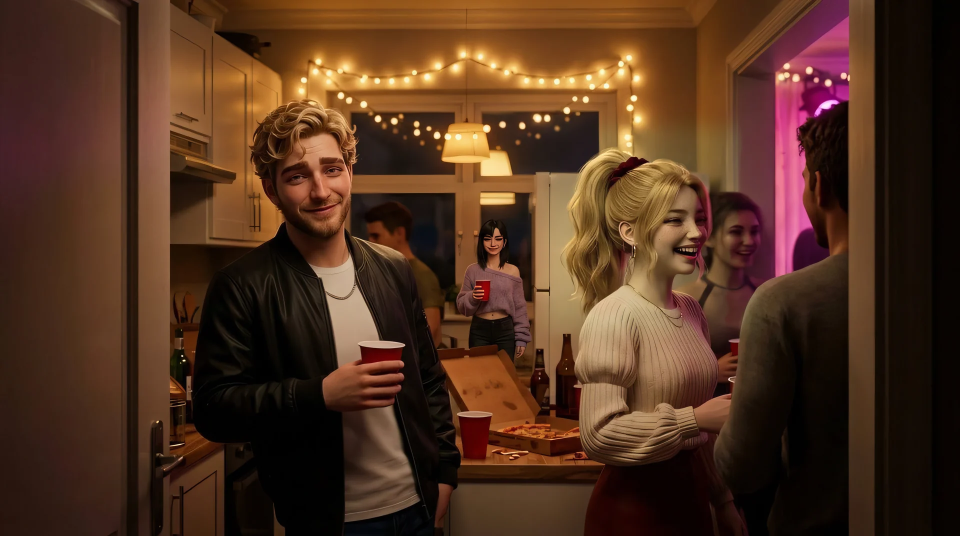
#> input picture spiel/bilder_neu/N26s_vor_gesicht.webp, 1920 x 1072 px, found by its file name (shown at 1/2 size)
$ python n26_gesicht.py
#> lines starting #> are read from the running program, lines starting #| are printed output that depends on the picture; after the words box and inside, x2 and y2 are one past the last pixel; in counts of white or black regions, pixels touching at a corner belong together
# V8.2: Lynn in N26 (Handyfoto Küche) hat durch die Hochskalierung ein verzerrtes Gesicht.
# Sauberes Gesicht aus N19 (Flur, Lynn strahlt) per Augen-Ausrichtung einsetzen, Farbe angleichen,
# danach N26 (Lynn hinten weich, Fokus ziehen) wie in v8_finish.py daraus ableiten.
import cv2, numpy as np
from PIL import Image
G='/home/claude/game/'
def lade(p): return cv2.cvtColor(np.array(Image.open(p).convert('RGB')),cv2.COLOR_RGB2BGR)
def webp(code, im, q=86): Image.fromarray(cv2.cvtColor(im,cv2.COLOR_BGR2RGB)).save(G+'dist/img/'+code+'.webp','WEBP',quality=q,method=6)
ziel=lade(G+'bilder_neu/N26s_vor_gesicht.webp'); quelle=lade(G+'dist/img/N19.webp')
#> call 2 of lade, with p = '/home/claude/game/dist/img/N19.webp'
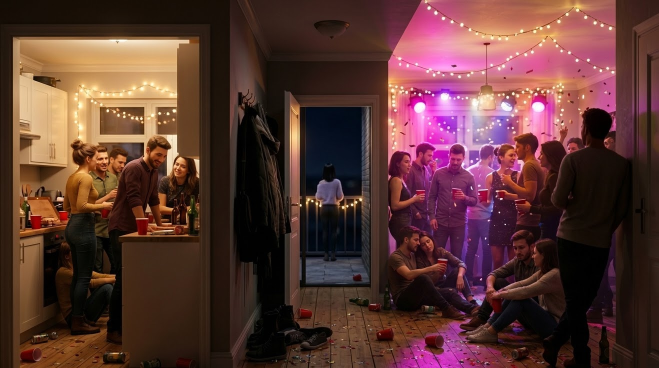
#> input picture spiel/bilder_neu/A1_hub_0040.jpg, 1318 x 736 px, given in place of N19.webp, which was not available (shown at 1/2 size)
# Augenmitten (gemessen): N19 und N26s
Q=np.float32([[1115,328],[1280,338]]); Z=np.float32([[974.5,478],[998,478]])
import sys
if len(sys.argv)>4: Z=np.float32([[float(sys.argv[1]),float(sys.argv[2])],[float(sys.argv[3]),float(sys.argv[4])]])
def aehnlich(a,b):
    va=a[1]-a[0]; vb=b[1]-b[0]; s=np.linalg.norm(vb)/np.linalg.norm(va); w=np.arctan2(vb[1],vb[0])-np.arctan2(va[1],va[0])
    c,si=s*np.cos(w),s*np.sin(w); M=np.float32([[c,-si,0],[si,c,0]]); M[:,2]=b[0]-M[:,:2]@a[0]; return M,s
M,s=aehnlich(Q,Z)
h,w=ziel.shape[:2]
#> h = 1072; w = 1920
# in 8-facher Auflösung warpen und dann verkleinern (sauberer als direkt auf ~25 px)
F=8; MF=M*F; MF[:,2]=M[:,2]*F
gross=cv2.warpAffine(quelle,MF,(w*F,h*F),flags=cv2.INTER_AREA)
mq=np.zeros(quelle.shape[:2],np.float32)
# Gesichtsfläche in N19: von den Brauen bis zum Kinn, ohne Haare/Pony an den Seiten
cv2.ellipse(mq,(1195,420),(118,158),0,0,360,1,-1)
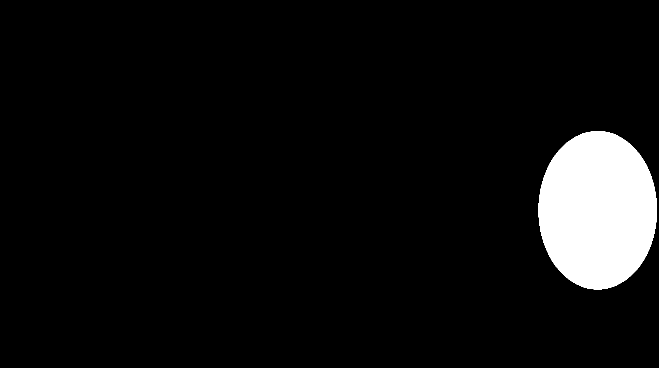
#> mq: shape (736, 1318) float32 (shown at 1/2 size); values 0 (black) and 1 (white), 6.1% white; 1 white region, box (x1, y1, x2, y2) and area: (1077, 262, 1314, 579) 58969
mg=cv2.warpAffine(mq,MF,(w*F,h*F),flags=cv2.INTER_LINEAR)
eing=cv2.resize(gross,(w,h),interpolation=cv2.INTER_AREA).astype(np.float32)
mask=cv2.resize(mg,(w,h),interpolation=cv2.INTER_AREA)
# weicher Rand nur an der Maskenkante (Montage, kein Weichzeichner übers Bild)
mask=cv2.GaussianBlur(mask,(0,0),1.6); mask=np.clip((mask-.15)/.7,0,1)
# Farbe angleichen (Lab, Mittel/Streuung der Hautfläche)
zl=cv2.cvtColor(ziel,cv2.COLOR_BGR2LAB).astype(np.float32); el=cv2.cvtColor(np.clip(eing,0,255).astype(np.uint8),cv2.COLOR_BGR2LAB).astype(np.float32)
#> after `el = cv2.cvtColor(np.clip(eing, 0, 255).astype(np.uint8), cv2.COLOR_BG`:
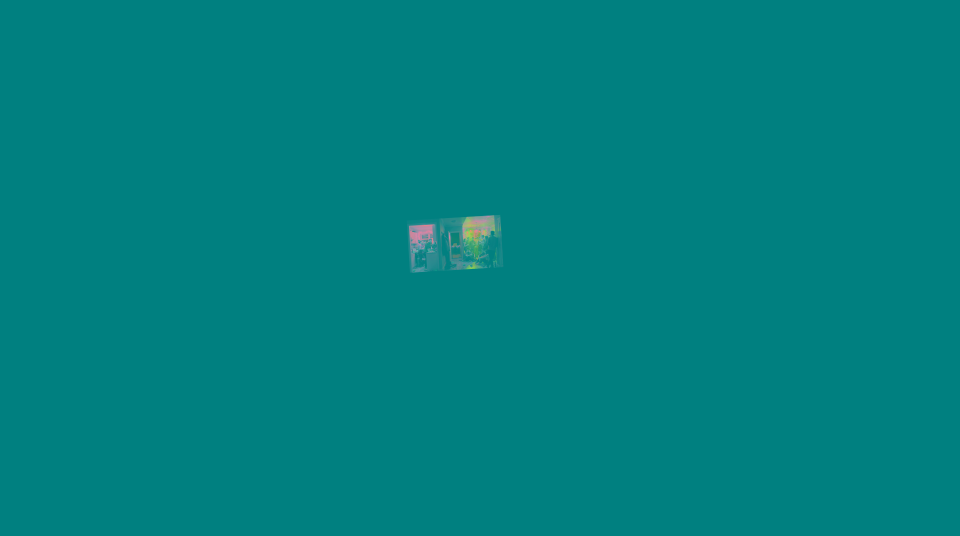
#> el: shape (1072, 1920, 3) float32 (shown at 1/2 size); mean of channels 0, 1, 2 0.6, 128.1, 128.1; drawn as R, G, B
m=mask>.6
for k in range(3):
    mz,sz=zl[...,k][m].mean(),zl[...,k][m].std(); me,se=el[...,k][m].mean(),el[...,k][m].std()
    el[...,k]=(el[...,k]-me)*(min(sz/max(se,1e-3),1.15) if k==0 else 1)+mz
#> this loop made 3 passes
#> (mz, sz, me, se) on passes 1 to 3: (99.09, 43.96, 15.63, 16.56), (152, 6.03, 133.2, 6.45), (153.9, 8.02, 131.4, 3.85)
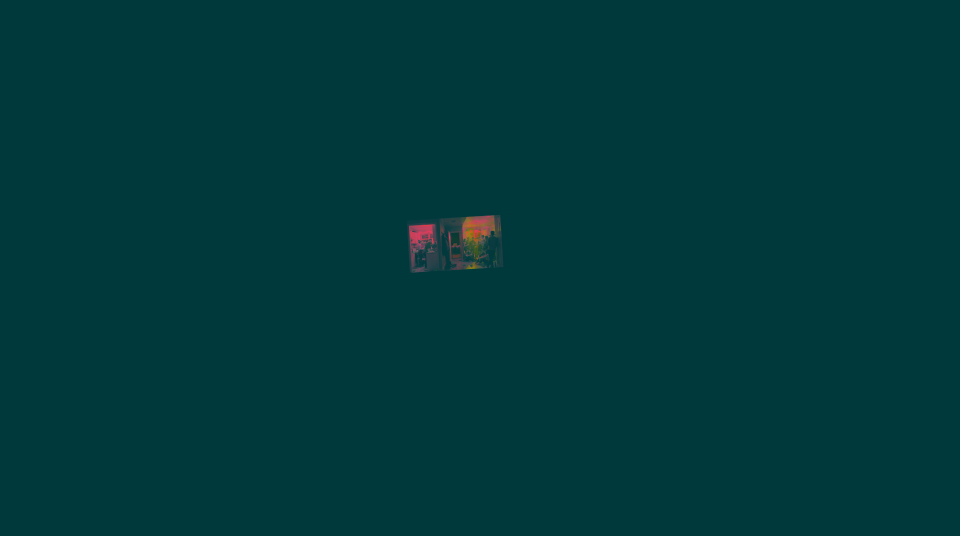
#> el: shape (1072, 1920, 3) float32 (shown at 1/2 size); mean of channels 0, 1, 2 81, 146.5, 149.3; drawn with min black and max white
eing=cv2.cvtColor(np.clip(el,0,255).astype(np.uint8),cv2.COLOR_LAB2BGR).astype(np.float32)
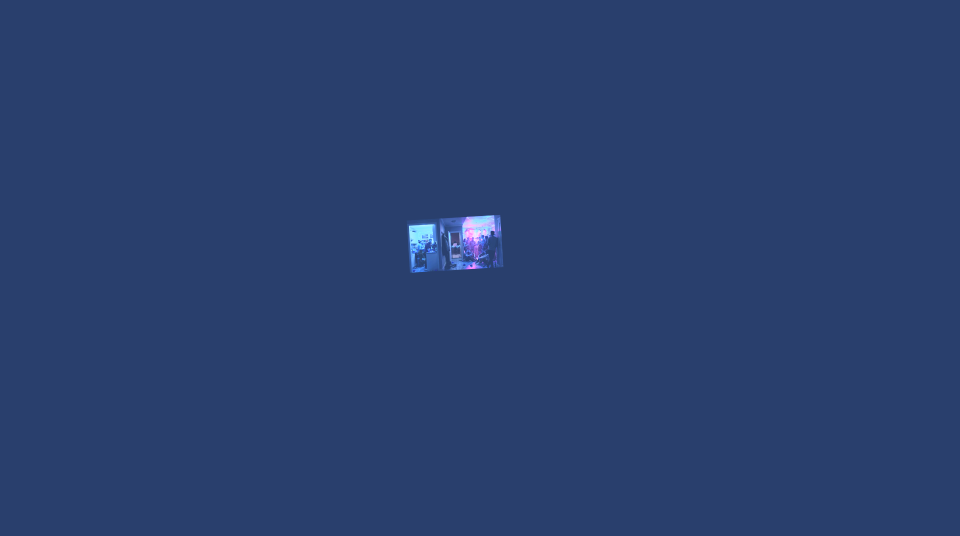
#> eing: shape (1072, 1920, 3) float32 (shown at 1/2 size); mean of channels 0, 1, 2 40.7, 64.4, 111.6; drawn as R, G, B
neu=ziel.astype(np.float32)*(1-mask[...,None])+eing*mask[...,None]
neu=np.clip(neu,0,255)
webp('N26s',neu.astype(np.uint8))
#> in webp, `def webp(code, im, q=86): Image.fromarray(cv2.cvtColor(im,cv2.COLOR_BG..`:
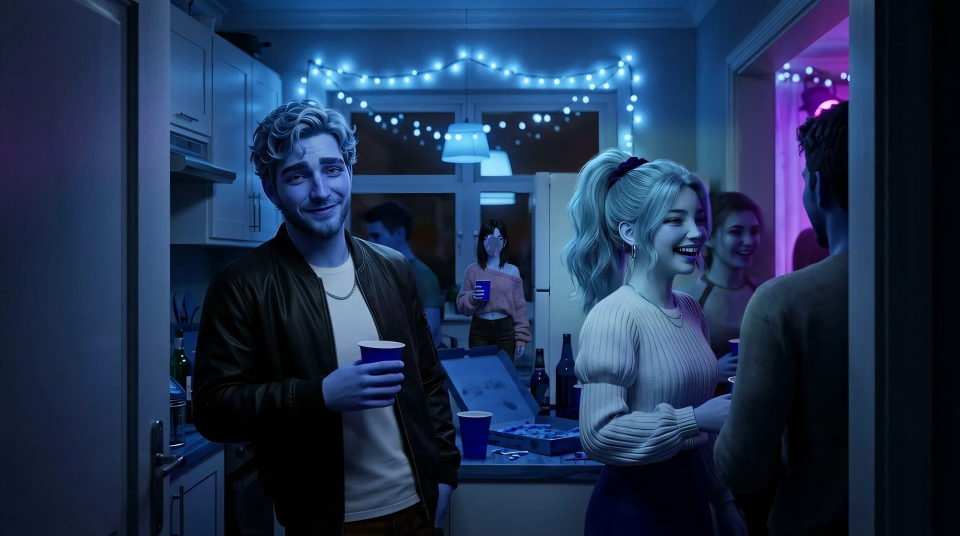
#> im: shape (1072, 1920, 3) (shown at 1/2 size); mean of channels 0, 1, 2 31.4, 50.5, 81.6; drawn as R, G, B
lb=np.zeros((h,w),np.float32); lb[int(h*.38):int(h*.62),int(w*.475):int(w*.555)]=1; lb=cv2.GaussianBlur(lb,(0,0),8*w/1318)[...,None]
weich=cv2.GaussianBlur(neu,(0,0),1.3*w/1318)
webp('N26',np.clip(neu*(1-lb)+weich*lb,0,255).astype(np.uint8))
Image.fromarray(cv2.cvtColor(neu.astype(np.uint8),cv2.COLOR_BGR2RGB)).crop((930,420,1050,540)).resize((480,480),Image.LANCZOS).save('/tmp/n26face_neu.png')
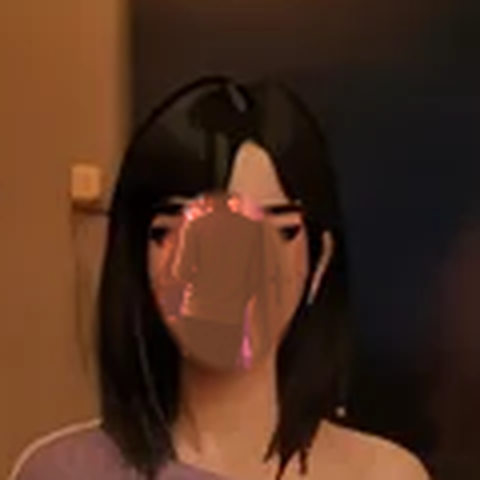
#> saved as n26face_neu.png: PIL image 480x480 RGB; mean R, G, B 76.2, 46.4, 30
print('ok',s)
